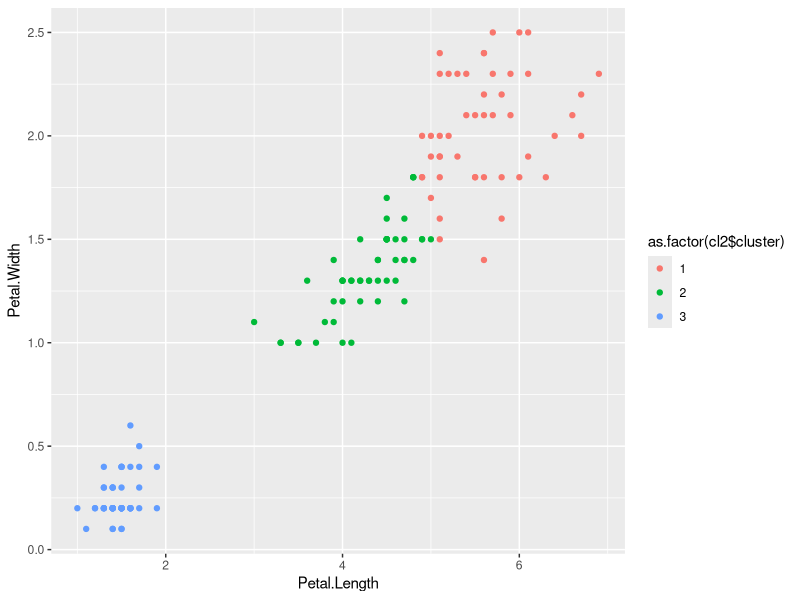
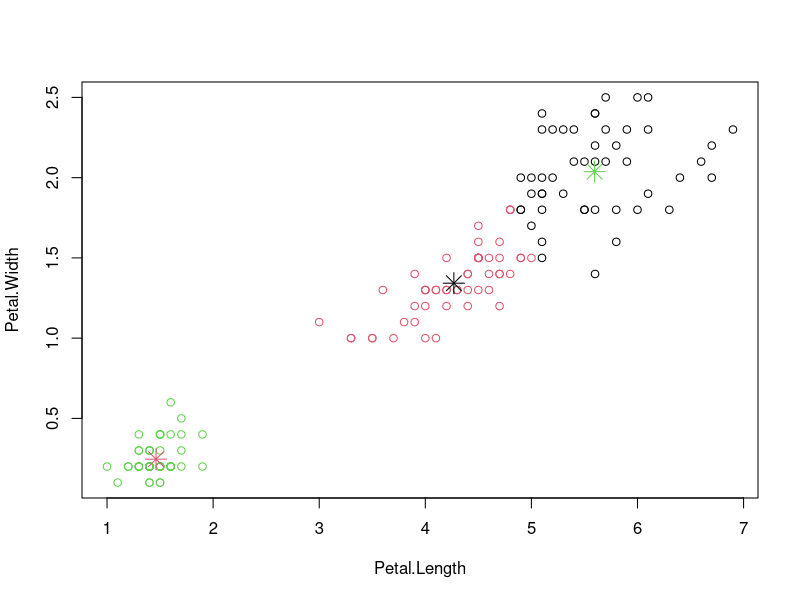
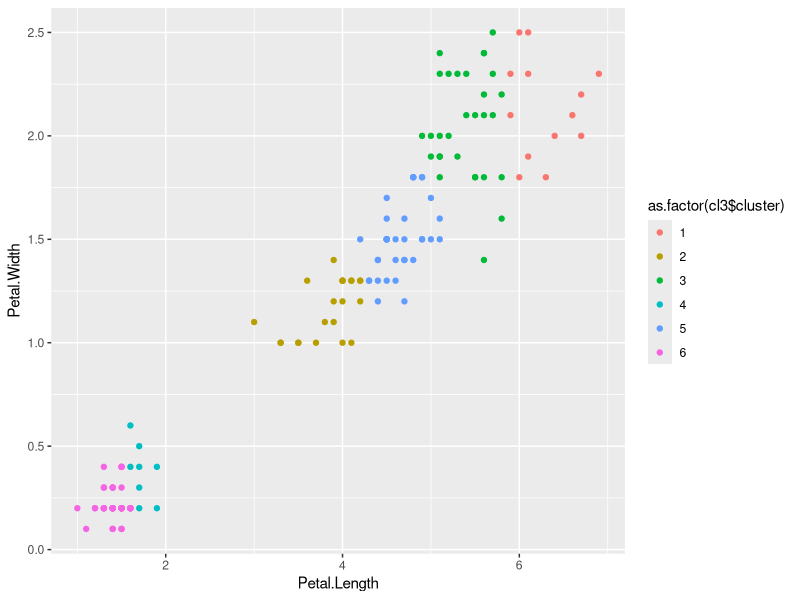
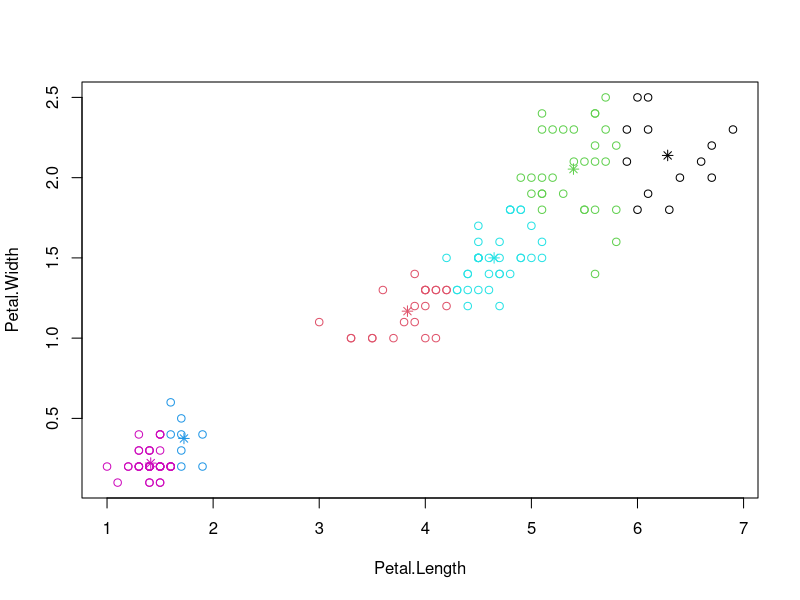

Source code (R) for these figures, in order:
head(iris)

table(iris$Species)

library(ggplot2)

idx <- sample(1:nrow(iris), 40)
iris_sample <- iris[idx, ]

# Elimina o classificador
iris_sample$Species <- NULL

cl <- kmeans(iris_sample, 3)

cl

cl$centers

cl$iter

cl$cluster[cl$cluster == 1] = 'versicolor'
cl$cluster[cl$cluster == 2] = 'virginica'
cl$cluster[cl$cluster == 3] = 'setosa'

table(cl$cluster, iris$Species[idx])

# 3 grupos
cl2 <- kmeans(iris[, 3:4], 3)

cl2$cluster

table(cl2$cluster, iris$Species)

cl2$cluster[cl2$cluster == 3] = 0
cl2$cluster[cl2$cluster == 2] = 3
cl2$cluster[cl2$cluster == 1] = 2
cl2$cluster[cl2$cluster == 0] = 1

table(cl2$cluster, iris$Species)

ggplot(iris, aes(Petal.Length, Petal.Width, color = as.factor(cl2$cluster))) +
  geom_point()

# grafico alternativo
plot(iris[, c('Petal.Length', 'Petal.Width')], col = cl2$cluster)
# plot cluster centers
# posição dos centróides
points(cl2$centers[, c('Petal.Length', 'Petal.Width')], col = c(1:3), pch = 8, cex = 2)

# 6 grupos
cl3 <- kmeans(iris[, 3:4], 6)

cl3$cluster

table(cl3$cluster, iris$Species)

ggplot(iris, aes(Petal.Length, Petal.Width, color = as.factor(cl3$cluster))) +
  geom_point()

# grafico alternativo
plot(iris[, c('Petal.Length', 'Petal.Width')], col = cl3$cluster)

points(cl3$centers[,c('Petal.Length', 'Petal.Width')], col = c(1:6), pch = 8)





